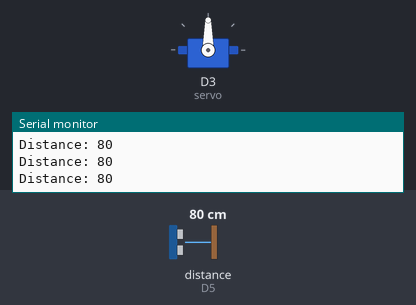
Recording of a sketch running on a simulated ESP8266 (NodeMCU). Shown: servo, the last lines printed to the serial monitor. Wiring (inferred from the names in the program): ultrasonic range finder: trigger D6; echo D5. The inputs (shaded band) are chosen by the test bench; at power-on: distance to the obstacle (sensor on D5) 80 cm. The echo pulse lasts 58.3 µs per cm; WiFi joins after 1.5 s; servers stay silent unless stated.

Above: at 3.0 s.
3.1 s: distance to the obstacle (sensor on D5) set to 33 cm
4.6 s: distance to the obstacle (sensor on D5) set to 29 cm
At 5.7 s:
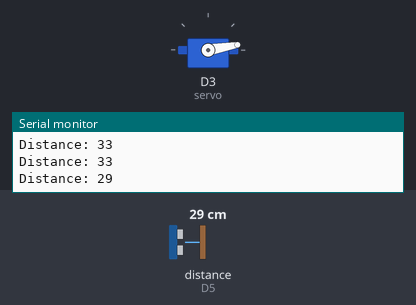
6.1 s: distance to the obstacle (sensor on D5) set to 35 cm
At 8.8 s:
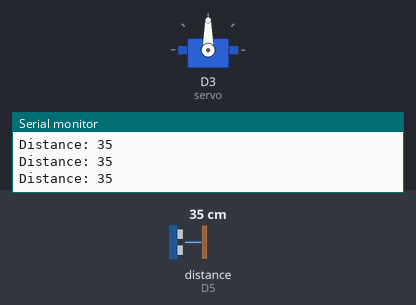
9.1 s: distance to the obstacle (sensor on D5) set to 2 cm
At 10.5 s:
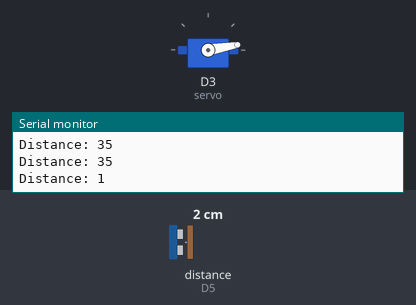
Timing chart, 0 to 11.6 s (numbered marks = the images above; inputs shaded):
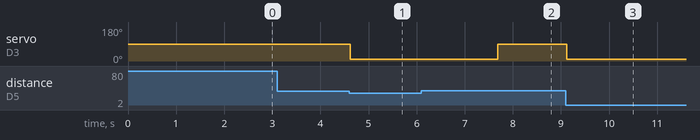

Measured:
- the behaviour switches between 31 and 30 cm on distance to the obstacle (sensor on D5) (found by bisection; images 0 and 1)
- after the input at 4.6 s, servo on D3 (servo): 90° → 10° at once
- after the input at 6.1 s, servo on D3 (servo): 10° → 90° after 1.6 s
- after the input at 9.1 s, servo on D3 (servo): 90° → 10° at once

The sketch:

code.ino
```cpp
#include <Servo.h>
#define BLYNK_PRINT Serial
#include <ESP8266WiFi.h>
#include <BlynkSimpleEsp8266.h>

Servo servo;
const int trigPin = D6;
const int echoPin = D5;

char ssid[] = "Veendy-Suseno";                      // name wifi
char pass[] = "Admin12345";                         // password wifi
char auth[] = "d6d09d7bd9f6409bae0bc64774020b68";   // Blynk authentication token

void setup(){
    pinMode(trigPin, OUTPUT);
    pinMode(echoPin, INPUT);
    servo.attach(D3);

    // Debug console
    Serial.begin(9600);

    // Blynk initialization
    Blynk.begin(auth, ssid, pass);
}

void loop(){
    int duration, distance;

    // Trigger ultrasonic sensor
    digitalWrite(trigPin, LOW);
    delayMicroseconds(2); // Small delay to ensure accurate measurement
    digitalWrite(trigPin, HIGH);
    delayMicroseconds(10);
    digitalWrite(trigPin, LOW);

    // Measure pulse width
    duration = pulseIn(echoPin, HIGH);

    // Calculate distance in cm
    distance = (duration / 2) / 29.1;

    // Debug output
    Serial.print("Distance: ");
    Serial.println(distance);

    // Control servo based on distance
    if (distance <= 30 && distance >= 0) {
        servo.write(10);
        Blynk.notify("Ada sampah masuk"); // Send notification when distance condition is met
        delay(3000); // Wait to avoid continuous notification
    } else {
        servo.write(90); // Adjust to a default position within valid range
    }

    // Waiting 60 ms between loops
    delay(60);
    Blynk.run(); // Run Blynk operations
}
```
